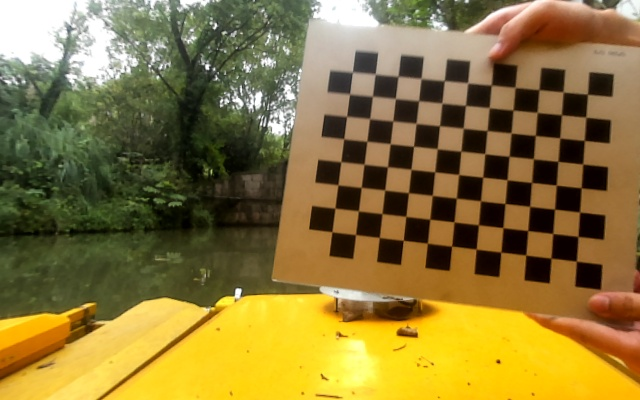
#> input picture image/1/20200929-153956limg.jpeg, 640 x 400 px, given in place of outVideo-10-20-16-25.mp4, which was not available
$ python three_frame_differencing.py
#> lines starting #> are read from the running program, lines starting #| are printed output that depends on the picture; after the words box and inside, x2 and y2 are one past the last pixel; in counts of white or black regions, pixels touching at a corner belong together; pictures that were not available may be replaced by others from this repository, and a replacement may not be noted
import cv2
import numpy as np


def three_frame_differencing(videopath):
#> called with videopath = 'outVideo-10-20-16-25.mp4'
    cap = cv2.VideoCapture(videopath)
    width = int(cap.get(cv2.CAP_PROP_FRAME_WIDTH))
    height = int(cap.get(cv2.CAP_PROP_FRAME_HEIGHT))
    one_frame = np.zeros((height, width), dtype=np.uint8)
    two_frame = np.zeros((height, width), dtype=np.uint8)
    three_frame = np.zeros((height, width), dtype=np.uint8)
    while cap.isOpened():
        ret, frame = cap.read()
#> frame is the input picture: shape (400, 640, 3); mean B, G, R 58.9, 119.1, 139.5
        frame_gray = cv2.cvtColor(frame, cv2.COLOR_BGR2GRAY)
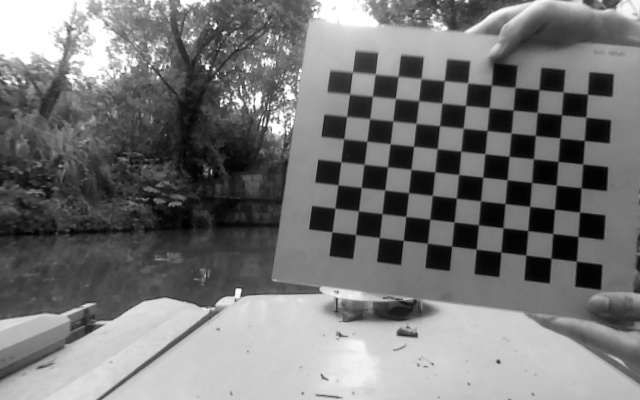
#> frame_gray: shape (400, 640); min 0, max 255, mean 118.3
        if not ret:
            break
        one_frame, two_frame, three_frame = two_frame, three_frame, frame_gray
#> one_frame: shape (400, 640); every value is 0
        abs1 = cv2.absdiff(one_frame, two_frame)  # 相减
        _, thresh1 = cv2.threshold(abs1, 40, 255, cv2.THRESH_BINARY)  # 二值，大于40的为255，小于0

        abs2 = cv2.absdiff(two_frame, three_frame)
        _, thresh2 = cv2.threshold(abs2, 40, 255, cv2.THRESH_BINARY)
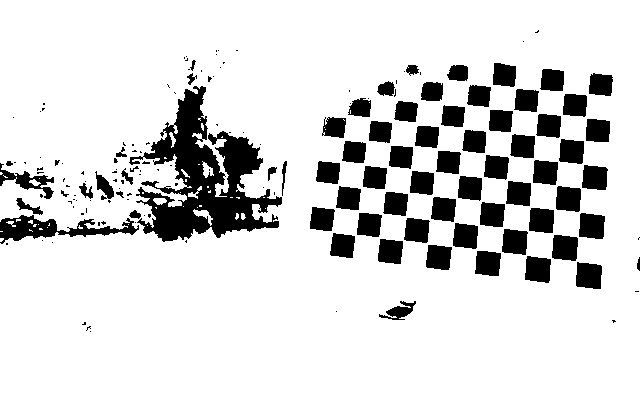
#> thresh2: shape (400, 640); 84.8% white; 162 black regions (91 under 20 px), largest, box (x1, y1, x2, y2) and area: (129, 86, 282, 242) 9813, (0, 215, 139, 244) 1621, (576, 262, 602, 289) 606

        binary = cv2.bitwise_and(thresh1, thresh2)  # 与运算
        kernel = cv2.getStructuringElement(cv2.MORPH_ELLIPSE, (5, 5))
        erode = cv2.erode(binary, kernel)  # 腐蚀
        dilate = cv2.dilate(erode, kernel)  # 膨胀
        dilate = cv2.dilate(dilate, kernel)  # 膨胀

        contours, hei = cv2.findContours(dilate.copy(), mode=cv2.RETR_EXTERNAL,
                                              method=cv2.CHAIN_APPROX_SIMPLE)  # 寻找轮廓
#> contours = []; hei = None
        for contour in contours:
            if 100 < cv2.contourArea(contour) < 40000:
                x, y, w, h = cv2.boundingRect(contour)  # 找方框
                cv2.rectangle(frame, (x, y), (x + w, y + h), (0, 0, 255))
#> this loop made 0 passes
        cv2.namedWindow("binary", cv2.WINDOW_NORMAL)
        cv2.namedWindow("dilate", cv2.WINDOW_NORMAL)
        cv2.namedWindow("frame", cv2.WINDOW_NORMAL)
        cv2.imshow("binary", binary)
        cv2.imshow("dilate", dilate)
        cv2.imshow("frame", frame)
        if cv2.waitKey(50) & 0xFF == ord("q"):
#> (key q is pressed here)
            break
    cap.release()
    cv2.destroyAllWindows()


if __name__ == '__main__':
    path = 'outVideo-10-20-16-25.mp4'
    three_frame_differencing(path)

$ run again, on image/1/20200929-153956rimg.jpeg
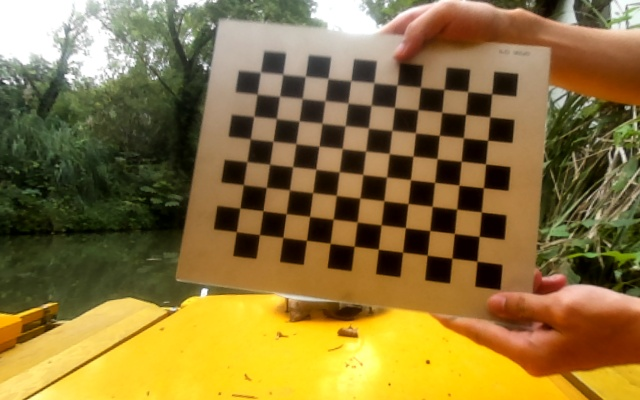
#> input picture image/1/20200929-153956rimg.jpeg, 640 x 400 px, given in place of outVideo-10-20-16-25.mp4, which was not available
#> in three_frame_differencing, frame is the input picture: shape (400, 640, 3); mean B, G, R 60, 117.3, 140.1
#> in three_frame_differencing, `frame_gray = cv2.cvtColor(frame, cv2.COLOR_BGR2GRAY)`:
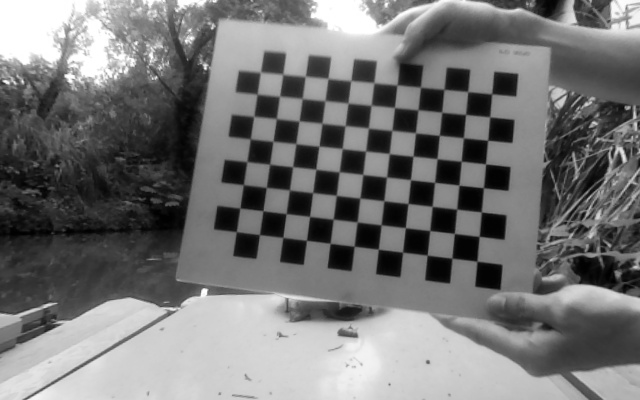
#> frame_gray: shape (400, 640); min 0, max 255, mean 117.6
#> one_frame: shape (400, 640); every value is 0
#> in three_frame_differencing, `_, thresh2 = cv2.threshold(abs2, 40, 255, cv2.THRESH_BINARY)`:
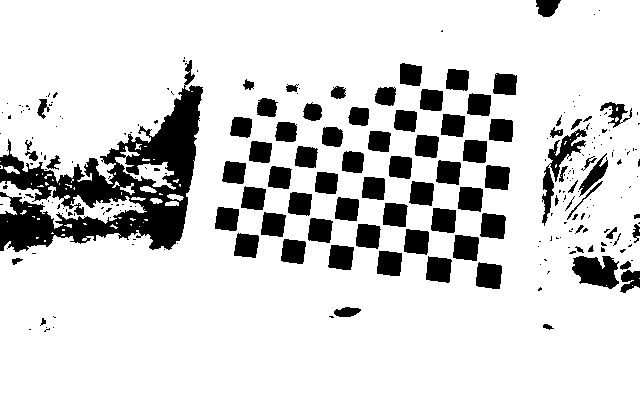
#> thresh2: shape (400, 640); 83.4% white; 243 black regions (159 under 20 px), largest, box (x1, y1, x2, y2) and area: (0, 60, 203, 252) 14031, (572, 256, 619, 289) 1089, (542, 129, 587, 226) 1051
#> contours = []; hei = None
